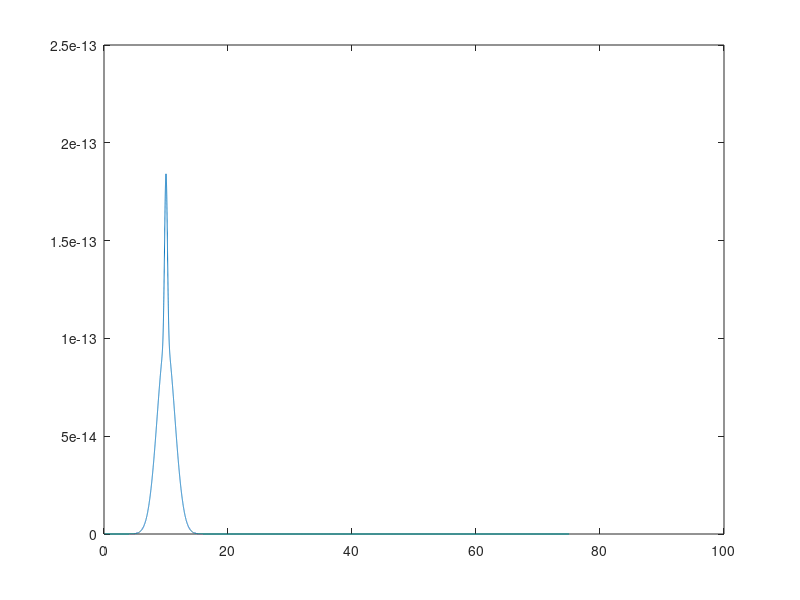

This figure's MATLAB source: (Note: this script raises an error after producing the figure.)
clear
close all
config = jsondecode(fileread("config.json"));

sample_freq = config.samplerate_hz;
max_freq = sample_freq/2;
total_samples = config.duration_sec*sample_freq;

N = total_samples*100;
% N = total_samples

f = linspace(0,max_freq,N);

p = (12000*normpdf(f, 10, .2) + 25000*normpdf(f, 10,1)); % power in fT^2/Hz
p = sqrt(1e-15*1e-15*p); %Power in T/Hz^1/2
figure
plot(f, p)
xlim([0,100])

hfir = fir2(N, f/max_freq, sqrt(p));

white_noise = randn(N, 1);

alpha_wave = filter(hfir, 1, white_noise);
%Taking end of generated noise to compensate for FIR filter delay
alpha_wave = alpha_wave(end-total_samples:end);

% [noise_power, noise_freq] = pwelch(noise,[],[],[], sample_freq);
% 
% noise_power = noise_power*max_freq;
% figure
% 
% plot(noise_freq, noise_power)
% xlim([0,100])
% title("generated noise psd")
% 
% [noise_power, noise_freq] = pwelch(white_noise,[],[],[], sample_freq);
% 
% noise_power = noise_power*max_freq;
% figure
% 
% plot(noise_freq, noise_power)
% xlim([0,100])
% title("white noise psd")

writematrix(alpha_wave, "./final_noise_gen/alphawave.csv")
       



